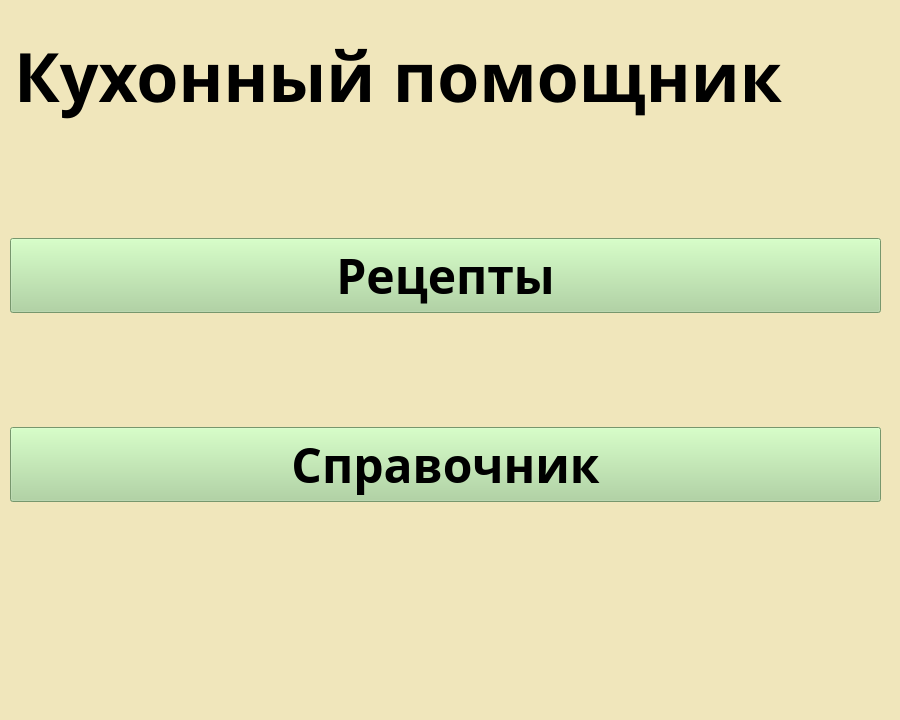
<?xml version="1.0" encoding="UTF-8"?>
<ui version="4.0">
 <class>MainWindow</class>
 <widget class="QMainWindow" name="MainWindow">
  <property name="geometry">
   <rect>
    <x>0</x>
    <y>0</y>
    <width>900</width>
    <height>720</height>
   </rect>
  </property>
  <property name="palette">
   <palette>
    <active>
     <colorrole role="WindowText">
      <brush brushstyle="SolidPattern">
       <color alpha="255">
        <red>0</red>
        <green>0</green>
        <blue>0</blue>
       </color>
      </brush>
     </colorrole>
     <colorrole role="Button">
      <brush brushstyle="SolidPattern">
       <color alpha="255">
        <red>240</red>
        <green>230</green>
        <blue>187</blue>
       </color>
      </brush>
     </colorrole>
     <colorrole role="Light">
      <brush brushstyle="SolidPattern">
       <color alpha="255">
        <red>255</red>
        <green>255</green>
        <blue>255</blue>
       </color>
      </brush>
     </colorrole>
     <colorrole role="Midlight">
      <brush brushstyle="SolidPattern">
       <color alpha="255">
        <red>244</red>
        <green>244</green>
        <blue>220</blue>
       </color>
      </brush>
     </colorrole>
     <colorrole role="Dark">
      <brush brushstyle="SolidPattern">
       <color alpha="255">
        <red>117</red>
        <green>116</green>
        <blue>93</blue>
       </color>
      </brush>
     </colorrole>
     <colorrole role="Mid">
      <brush brushstyle="SolidPattern">
       <color alpha="255">
        <red>156</red>
        <green>155</green>
        <blue>124</blue>
       </color>
      </brush>
     </colorrole>
     <colorrole role="Text">
      <brush brushstyle="SolidPattern">
       <color alpha="255">
        <red>0</red>
        <green>0</green>
        <blue>0</blue>
       </color>
      </brush>
     </colorrole>
     <colorrole role="BrightText">
      <brush brushstyle="SolidPattern">
       <color alpha="255">
        <red>255</red>
        <green>255</green>
        <blue>255</blue>
       </color>
      </brush>
     </colorrole>
     <colorrole role="ButtonText">
      <brush brushstyle="SolidPattern">
       <color alpha="255">
        <red>0</red>
        <green>0</green>
        <blue>0</blue>
       </color>
      </brush>
     </colorrole>
     <colorrole role="Base">
      <brush brushstyle="SolidPattern">
       <color alpha="255">
        <red>240</red>
        <green>230</green>
        <blue>187</blue>
       </color>
      </brush>
     </colorrole>
     <colorrole role="Window">
      <brush brushstyle="SolidPattern">
       <color alpha="255">
        <red>240</red>
        <green>230</green>
        <blue>187</blue>
       </color>
      </brush>
     </colorrole>
     <colorrole role="Shadow">
      <brush brushstyle="SolidPattern">
       <color alpha="255">
        <red>0</red>
        <green>0</green>
        <blue>0</blue>
       </color>
      </brush>
     </colorrole>
     <colorrole role="AlternateBase">
      <brush brushstyle="SolidPattern">
       <color alpha="255">
        <red>244</red>
        <green>244</green>
        <blue>220</blue>
       </color>
      </brush>
     </colorrole>
     <colorrole role="ToolTipBase">
      <brush brushstyle="SolidPattern">
       <color alpha="255">
        <red>255</red>
        <green>255</green>
        <blue>220</blue>
       </color>
      </brush>
     </colorrole>
     <colorrole role="ToolTipText">
      <brush brushstyle="SolidPattern">
       <color alpha="255">
        <red>0</red>
        <green>0</green>
        <blue>0</blue>
       </color>
      </brush>
     </colorrole>
    </active>
    <inactive>
     <colorrole role="WindowText">
      <brush brushstyle="SolidPattern">
       <color alpha="255">
        <red>0</red>
        <green>0</green>
        <blue>0</blue>
       </color>
      </brush>
     </colorrole>
     <colorrole role="Button">
      <brush brushstyle="SolidPattern">
       <color alpha="255">
        <red>240</red>
        <green>230</green>
        <blue>187</blue>
       </color>
      </brush>
     </colorrole>
     <colorrole role="Light">
      <brush brushstyle="SolidPattern">
       <color alpha="255">
        <red>255</red>
        <green>255</green>
        <blue>255</blue>
       </color>
      </brush>
     </colorrole>
     <colorrole role="Midlight">
      <brush brushstyle="SolidPattern">
       <color alpha="255">
        <red>244</red>
        <green>244</green>
        <blue>220</blue>
       </color>
      </brush>
     </colorrole>
     <colorrole role="Dark">
      <brush brushstyle="SolidPattern">
       <color alpha="255">
        <red>117</red>
        <green>116</green>
        <blue>93</blue>
       </color>
      </brush>
     </colorrole>
     <colorrole role="Mid">
      <brush brushstyle="SolidPattern">
       <color alpha="255">
        <red>156</red>
        <green>155</green>
        <blue>124</blue>
       </color>
      </brush>
     </colorrole>
     <colorrole role="Text">
      <brush brushstyle="SolidPattern">
       <color alpha="255">
        <red>0</red>
        <green>0</green>
        <blue>0</blue>
       </color>
      </brush>
     </colorrole>
     <colorrole role="BrightText">
      <brush brushstyle="SolidPattern">
       <color alpha="255">
        <red>255</red>
        <green>255</green>
        <blue>255</blue>
       </color>
      </brush>
     </colorrole>
     <colorrole role="ButtonText">
      <brush brushstyle="SolidPattern">
       <color alpha="255">
        <red>0</red>
        <green>0</green>
        <blue>0</blue>
       </color>
      </brush>
     </colorrole>
     <colorrole role="Base">
      <brush brushstyle="SolidPattern">
       <color alpha="255">
        <red>240</red>
        <green>230</green>
        <blue>187</blue>
       </color>
      </brush>
     </colorrole>
     <colorrole role="Window">
      <brush brushstyle="SolidPattern">
       <color alpha="255">
        <red>240</red>
        <green>230</green>
        <blue>187</blue>
       </color>
      </brush>
     </colorrole>
     <colorrole role="Shadow">
      <brush brushstyle="SolidPattern">
       <color alpha="255">
        <red>0</red>
        <green>0</green>
        <blue>0</blue>
       </color>
      </brush>
     </colorrole>
     <colorrole role="AlternateBase">
      <brush brushstyle="SolidPattern">
       <color alpha="255">
        <red>244</red>
        <green>244</green>
        <blue>220</blue>
       </color>
      </brush>
     </colorrole>
     <colorrole role="ToolTipBase">
      <brush brushstyle="SolidPattern">
       <color alpha="255">
        <red>255</red>
        <green>255</green>
        <blue>220</blue>
       </color>
      </brush>
     </colorrole>
     <colorrole role="ToolTipText">
      <brush brushstyle="SolidPattern">
       <color alpha="255">
        <red>0</red>
        <green>0</green>
        <blue>0</blue>
       </color>
      </brush>
     </colorrole>
    </inactive>
    <disabled>
     <colorrole role="WindowText">
      <brush brushstyle="SolidPattern">
       <color alpha="255">
        <red>117</red>
        <green>116</green>
        <blue>93</blue>
       </color>
      </brush>
     </colorrole>
     <colorrole role="Button">
      <brush brushstyle="SolidPattern">
       <color alpha="255">
        <red>240</red>
        <green>230</green>
        <blue>187</blue>
       </color>
      </brush>
     </colorrole>
     <colorrole role="Light">
      <brush brushstyle="SolidPattern">
       <color alpha="255">
        <red>255</red>
        <green>255</green>
        <blue>255</blue>
       </color>
      </brush>
     </colorrole>
     <colorrole role="Midlight">
      <brush brushstyle="SolidPattern">
       <color alpha="255">
        <red>244</red>
        <green>244</green>
        <blue>220</blue>
       </color>
      </brush>
     </colorrole>
     <colorrole role="Dark">
      <brush brushstyle="SolidPattern">
       <color alpha="255">
        <red>117</red>
        <green>116</green>
        <blue>93</blue>
       </color>
      </brush>
     </colorrole>
     <colorrole role="Mid">
      <brush brushstyle="SolidPattern">
       <color alpha="255">
        <red>156</red>
        <green>155</green>
        <blue>124</blue>
       </color>
      </brush>
     </colorrole>
     <colorrole role="Text">
      <brush brushstyle="SolidPattern">
       <color alpha="255">
        <red>117</red>
        <green>116</green>
        <blue>93</blue>
       </color>
      </brush>
     </colorrole>
     <colorrole role="BrightText">
      <brush brushstyle="SolidPattern">
       <color alpha="255">
        <red>255</red>
        <green>255</green>
        <blue>255</blue>
       </color>
      </brush>
     </colorrole>
     <colorrole role="ButtonText">
      <brush brushstyle="SolidPattern">
       <color alpha="255">
        <red>117</red>
        <green>116</green>
        <blue>93</blue>
       </color>
      </brush>
     </colorrole>
     <colorrole role="Base">
      <brush brushstyle="SolidPattern">
       <color alpha="255">
        <red>240</red>
        <green>230</green>
        <blue>187</blue>
       </color>
      </brush>
     </colorrole>
     <colorrole role="Window">
      <brush brushstyle="SolidPattern">
       <color alpha="255">
        <red>240</red>
        <green>230</green>
        <blue>187</blue>
       </color>
      </brush>
     </colorrole>
     <colorrole role="Shadow">
      <brush brushstyle="SolidPattern">
       <color alpha="255">
        <red>0</red>
        <green>0</green>
        <blue>0</blue>
       </color>
      </brush>
     </colorrole>
     <colorrole role="AlternateBase">
      <brush brushstyle="SolidPattern">
       <color alpha="255">
        <red>234</red>
        <green>233</green>
        <blue>186</blue>
       </color>
      </brush>
     </colorrole>
     <colorrole role="ToolTipBase">
      <brush brushstyle="SolidPattern">
       <color alpha="255">
        <red>255</red>
        <green>255</green>
        <blue>220</blue>
       </color>
      </brush>
     </colorrole>
     <colorrole role="ToolTipText">
      <brush brushstyle="SolidPattern">
       <color alpha="255">
        <red>0</red>
        <green>0</green>
        <blue>0</blue>
       </color>
      </brush>
     </colorrole>
    </disabled>
   </palette>
  </property>
  <property name="windowTitle">
   <string>Начальное окно</string>
  </property>
  <property name="styleSheet">
   <string notr="true">background-color: rgb(240, 230, 187);

</string>
  </property>
  <widget class="QWidget" name="centralwidget">
   <widget class="QLabel" name="label">
    <property name="geometry">
     <rect>
      <x>14</x>
      <y>15</y>
      <width>871</width>
      <height>121</height>
     </rect>
    </property>
    <property name="font">
     <font>
      <family>Yu Gothic UI Semibold</family>
      <pointsize>51</pointsize>
      <weight>75</weight>
      <bold>true</bold>
     </font>
    </property>
    <property name="text">
     <string>Кухонный помощник</string>
    </property>
   </widget>
   <widget class="QWidget" name="verticalLayoutWidget">
    <property name="geometry">
     <rect>
      <x>10</x>
      <y>130</y>
      <width>871</width>
      <height>481</height>
     </rect>
    </property>
    <layout class="QVBoxLayout" name="verticalLayout">
     <item>
      <widget class="QPushButton" name="recipesBtn">
       <property name="palette">
        <palette>
         <active>
          <colorrole role="WindowText">
           <brush brushstyle="SolidPattern">
            <color alpha="255">
             <red>0</red>
             <green>0</green>
             <blue>0</blue>
            </color>
           </brush>
          </colorrole>
          <colorrole role="Button">
           <brush brushstyle="SolidPattern">
            <color alpha="255">
             <red>167</red>
             <green>211</green>
             <blue>152</blue>
            </color>
           </brush>
          </colorrole>
          <colorrole role="Light">
           <brush brushstyle="SolidPattern">
            <color alpha="255">
             <red>255</red>
             <green>255</green>
             <blue>255</blue>
            </color>
           </brush>
          </colorrole>
          <colorrole role="Midlight">
           <brush brushstyle="SolidPattern">
            <color alpha="255">
             <red>231</red>
             <green>244</green>
             <blue>222</blue>
            </color>
           </brush>
          </colorrole>
          <colorrole role="Dark">
           <brush brushstyle="SolidPattern">
            <color alpha="255">
             <red>103</red>
             <green>117</green>
             <blue>95</blue>
            </color>
           </brush>
          </colorrole>
          <colorrole role="Mid">
           <brush brushstyle="SolidPattern">
            <color alpha="255">
             <red>138</red>
             <green>156</green>
             <blue>127</blue>
            </color>
           </brush>
          </colorrole>
          <colorrole role="Text">
           <brush brushstyle="SolidPattern">
            <color alpha="255">
             <red>0</red>
             <green>0</green>
             <blue>0</blue>
            </color>
           </brush>
          </colorrole>
          <colorrole role="BrightText">
           <brush brushstyle="SolidPattern">
            <color alpha="255">
             <red>255</red>
             <green>255</green>
             <blue>255</blue>
            </color>
           </brush>
          </colorrole>
          <colorrole role="ButtonText">
           <brush brushstyle="SolidPattern">
            <color alpha="255">
             <red>0</red>
             <green>0</green>
             <blue>0</blue>
            </color>
           </brush>
          </colorrole>
          <colorrole role="Base">
           <brush brushstyle="SolidPattern">
            <color alpha="255">
             <red>167</red>
             <green>211</green>
             <blue>152</blue>
            </color>
           </brush>
          </colorrole>
          <colorrole role="Window">
           <brush brushstyle="SolidPattern">
            <color alpha="255">
             <red>167</red>
             <green>211</green>
             <blue>152</blue>
            </color>
           </brush>
          </colorrole>
          <colorrole role="Shadow">
           <brush brushstyle="SolidPattern">
            <color alpha="255">
             <red>0</red>
             <green>0</green>
             <blue>0</blue>
            </color>
           </brush>
          </colorrole>
          <colorrole role="AlternateBase">
           <brush brushstyle="SolidPattern">
            <color alpha="255">
             <red>231</red>
             <green>244</green>
             <blue>222</blue>
            </color>
           </brush>
          </colorrole>
          <colorrole role="ToolTipBase">
           <brush brushstyle="SolidPattern">
            <color alpha="255">
             <red>255</red>
             <green>255</green>
             <blue>220</blue>
            </color>
           </brush>
          </colorrole>
          <colorrole role="ToolTipText">
           <brush brushstyle="SolidPattern">
            <color alpha="255">
             <red>0</red>
             <green>0</green>
             <blue>0</blue>
            </color>
           </brush>
          </colorrole>
         </active>
         <inactive>
          <colorrole role="WindowText">
           <brush brushstyle="SolidPattern">
            <color alpha="255">
             <red>0</red>
             <green>0</green>
             <blue>0</blue>
            </color>
           </brush>
          </colorrole>
          <colorrole role="Button">
           <brush brushstyle="SolidPattern">
            <color alpha="255">
             <red>167</red>
             <green>211</green>
             <blue>152</blue>
            </color>
           </brush>
          </colorrole>
          <colorrole role="Light">
           <brush brushstyle="SolidPattern">
            <color alpha="255">
             <red>255</red>
             <green>255</green>
             <blue>255</blue>
            </color>
           </brush>
          </colorrole>
          <colorrole role="Midlight">
           <brush brushstyle="SolidPattern">
            <color alpha="255">
             <red>231</red>
             <green>244</green>
             <blue>222</blue>
            </color>
           </brush>
          </colorrole>
          <colorrole role="Dark">
           <brush brushstyle="SolidPattern">
            <color alpha="255">
             <red>103</red>
             <green>117</green>
             <blue>95</blue>
            </color>
           </brush>
          </colorrole>
          <colorrole role="Mid">
           <brush brushstyle="SolidPattern">
            <color alpha="255">
             <red>138</red>
             <green>156</green>
             <blue>127</blue>
            </color>
           </brush>
          </colorrole>
          <colorrole role="Text">
           <brush brushstyle="SolidPattern">
            <color alpha="255">
             <red>0</red>
             <green>0</green>
             <blue>0</blue>
            </color>
           </brush>
          </colorrole>
          <colorrole role="BrightText">
           <brush brushstyle="SolidPattern">
            <color alpha="255">
             <red>255</red>
             <green>255</green>
             <blue>255</blue>
            </color>
           </brush>
          </colorrole>
          <colorrole role="ButtonText">
           <brush brushstyle="SolidPattern">
            <color alpha="255">
             <red>0</red>
             <green>0</green>
             <blue>0</blue>
            </color>
           </brush>
          </colorrole>
          <colorrole role="Base">
           <brush brushstyle="SolidPattern">
            <color alpha="255">
             <red>167</red>
             <green>211</green>
             <blue>152</blue>
            </color>
           </brush>
          </colorrole>
          <colorrole role="Window">
           <brush brushstyle="SolidPattern">
            <color alpha="255">
             <red>167</red>
             <green>211</green>
             <blue>152</blue>
            </color>
           </brush>
          </colorrole>
          <colorrole role="Shadow">
           <brush brushstyle="SolidPattern">
            <color alpha="255">
             <red>0</red>
             <green>0</green>
             <blue>0</blue>
            </color>
           </brush>
          </colorrole>
          <colorrole role="AlternateBase">
           <brush brushstyle="SolidPattern">
            <color alpha="255">
             <red>231</red>
             <green>244</green>
             <blue>222</blue>
            </color>
           </brush>
          </colorrole>
          <colorrole role="ToolTipBase">
           <brush brushstyle="SolidPattern">
            <color alpha="255">
             <red>255</red>
             <green>255</green>
             <blue>220</blue>
            </color>
           </brush>
          </colorrole>
          <colorrole role="ToolTipText">
           <brush brushstyle="SolidPattern">
            <color alpha="255">
             <red>0</red>
             <green>0</green>
             <blue>0</blue>
            </color>
           </brush>
          </colorrole>
         </inactive>
         <disabled>
          <colorrole role="WindowText">
           <brush brushstyle="SolidPattern">
            <color alpha="255">
             <red>103</red>
             <green>117</green>
             <blue>95</blue>
            </color>
           </brush>
          </colorrole>
          <colorrole role="Button">
           <brush brushstyle="SolidPattern">
            <color alpha="255">
             <red>167</red>
             <green>211</green>
             <blue>152</blue>
            </color>
           </brush>
          </colorrole>
          <colorrole role="Light">
           <brush brushstyle="SolidPattern">
            <color alpha="255">
             <red>255</red>
             <green>255</green>
             <blue>255</blue>
            </color>
           </brush>
          </colorrole>
          <colorrole role="Midlight">
           <brush brushstyle="SolidPattern">
            <color alpha="255">
             <red>231</red>
             <green>244</green>
             <blue>222</blue>
            </color>
           </brush>
          </colorrole>
          <colorrole role="Dark">
           <brush brushstyle="SolidPattern">
            <color alpha="255">
             <red>103</red>
             <green>117</green>
             <blue>95</blue>
            </color>
           </brush>
          </colorrole>
          <colorrole role="Mid">
           <brush brushstyle="SolidPattern">
            <color alpha="255">
             <red>138</red>
             <green>156</green>
             <blue>127</blue>
            </color>
           </brush>
          </colorrole>
          <colorrole role="Text">
           <brush brushstyle="SolidPattern">
            <color alpha="255">
             <red>103</red>
             <green>117</green>
             <blue>95</blue>
            </color>
           </brush>
          </colorrole>
          <colorrole role="BrightText">
           <brush brushstyle="SolidPattern">
            <color alpha="255">
             <red>255</red>
             <green>255</green>
             <blue>255</blue>
            </color>
           </brush>
          </colorrole>
          <colorrole role="ButtonText">
           <brush brushstyle="SolidPattern">
            <color alpha="255">
             <red>103</red>
             <green>117</green>
             <blue>95</blue>
            </color>
           </brush>
          </colorrole>
          <colorrole role="Base">
           <brush brushstyle="SolidPattern">
            <color alpha="255">
             <red>167</red>
             <green>211</green>
             <blue>152</blue>
            </color>
           </brush>
          </colorrole>
          <colorrole role="Window">
           <brush brushstyle="SolidPattern">
            <color alpha="255">
             <red>167</red>
             <green>211</green>
             <blue>152</blue>
            </color>
           </brush>
          </colorrole>
          <colorrole role="Shadow">
           <brush brushstyle="SolidPattern">
            <color alpha="255">
             <red>0</red>
             <green>0</green>
             <blue>0</blue>
            </color>
           </brush>
          </colorrole>
          <colorrole role="AlternateBase">
           <brush brushstyle="SolidPattern">
            <color alpha="255">
             <red>207</red>
             <green>234</green>
             <blue>190</blue>
            </color>
           </brush>
          </colorrole>
          <colorrole role="ToolTipBase">
           <brush brushstyle="SolidPattern">
            <color alpha="255">
             <red>255</red>
             <green>255</green>
             <blue>220</blue>
            </color>
           </brush>
          </colorrole>
          <colorrole role="ToolTipText">
           <brush brushstyle="SolidPattern">
            <color alpha="255">
             <red>0</red>
             <green>0</green>
             <blue>0</blue>
            </color>
           </brush>
          </colorrole>
         </disabled>
        </palette>
       </property>
       <property name="font">
        <font>
         <family>Yu Gothic UI Semibold</family>
         <pointsize>36</pointsize>
         <weight>75</weight>
         <bold>true</bold>
        </font>
       </property>
       <property name="styleSheet">
        <string notr="true">background-color: rgb(167, 211, 152);</string>
       </property>
       <property name="text">
        <string>Рецепты</string>
       </property>
      </widget>
     </item>
     <item>
      <widget class="QPushButton" name="myBtn">
       <property name="font">
        <font>
         <family>Yu Gothic UI Semibold</family>
         <pointsize>36</pointsize>
         <weight>75</weight>
         <bold>true</bold>
        </font>
       </property>
       <property name="styleSheet">
        <string notr="true">background-color: rgb(167, 211, 152);</string>
       </property>
       <property name="text">
        <string>Справочник</string>
       </property>
      </widget>
     </item>
    </layout>
   </widget>
  </widget>
  <widget class="QMenuBar" name="menubar">
   <property name="geometry">
    <rect>
     <x>0</x>
     <y>0</y>
     <width>900</width>
     <height>26</height>
    </rect>
   </property>
  </widget>
  <widget class="QStatusBar" name="statusbar"/>
 </widget>
 <tabstops>
  <tabstop>myBtn</tabstop>
  <tabstop>recipesBtn</tabstop>
 </tabstops>
 <resources/>
 <connections/>
</ui>
